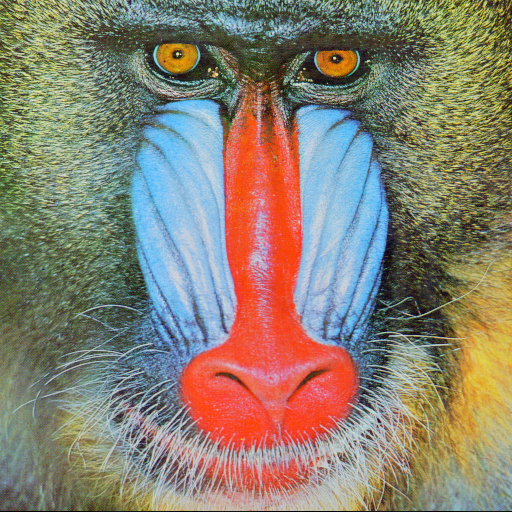
%> input picture TP1/mandrill.bmp, 512 x 512 px
$ octave tp1.m   (GNU Octave 9; MATLAB toolbox functions it lacks are replaced by stand-ins)
%> lines starting %> are read from the running program, lines starting %| are printed output that depends on the picture; in (x1, y1, x2, y2) boxes, pixels count from 0 and x2, y2 are one past the last pixel; in counts of white or black regions, pixels touching at a corner belong together; the program's own positions count from 1
### TP1/print_image.m
function  print_image(matrix,filename, func)

    figure('visible', 'off')
    title(filename)
    if func == 1
        imshow(matrix,[])
    elseif func == 2
        histogram(matrix)
    end
    axis off
    print(filename,'-djpeg');

end

### TP1/tp1.m
clear;
close all;
imdata = imread('mandrill.bmp');
%> imdata is the input picture: size 512x512x3 uint8; mean R, G, B 137.4, 128.9, 113.1
sizeIm = size(imdata)
%> sizeIm = [512 512 3]
nbOctets = sizeIm(1) * sizeIm(2) * sizeIm(3)
%> nbOctets = 786432
imfinfo('mandrill.bmp')

fprintf("2. Quantification")
fprintf("Infos sur les niveaux de gris")
imfinfo('cameraman.jpg')

fprintf("R閐uction du niveau de gris de l'image (modifier le param鑤re 'reduced')\n")
DO_GRAYSCALE = true;

if DO_GRAYSCALE
    im_cameraman = imread('cameraman.jpg');
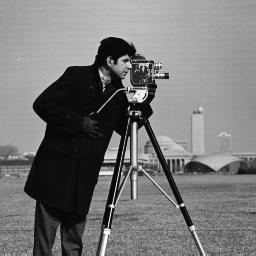
%> input picture TP1/cameraman.jpg, 256 x 256 px
%> im_cameraman is the input picture: size 256x256 uint8; min 0, max 255, mean 118.7
    scales = [1:8];

    for reduced = scales
        im_reduced = im_cameraman;
        im_reduced = im_reduced/(2.^reduced);
        im_reduced = im_reduced*(2.^reduced);
        print_image(im_reduced,strcat('cameraman_grayscale_x',num2str(2.^(8-reduced+1))), 1);
    end
end

fprintf("Downscale l'image\n")
down2 = im_cameraman(1:2:end,1:2:end);
down4 = im_cameraman(1:4:end,1:4:end);

print_image(down2,'cameraman_downscale_2',1);

print_image(down4,'cameraman_downscale_4',1);

fprintf("Upscale l'image\n")
% Fonctionne pas...
[x_up2,y_up2] = meshgrid(1:128);
interp_up2 = interp2(double(down2),x_up2,y_up2);

[x_up4,y_up4] = meshgrid(1:64);
interp_up4 = interp2(double(down4),x_up4,y_up4);

%figure
%imagesc(interp_up2)
%colormap gray
%axis off
print_image(interp_up2,'cameraman_interp_up_2',1);

%figure
%imagesc(interp_up4)
%colormap gray
%axis off
print_image(interp_up4,'cameraman_interp_up_4',1);

%%%%%%%%%%%%%%%%%%%%%%%%%%%%%%%%%%%%%%%%%%%%%%%%%%%%%%%%%%%%%%%%%
fprintf("Espaces colorim閠riques\n")
pool = imread('pool.jpg');
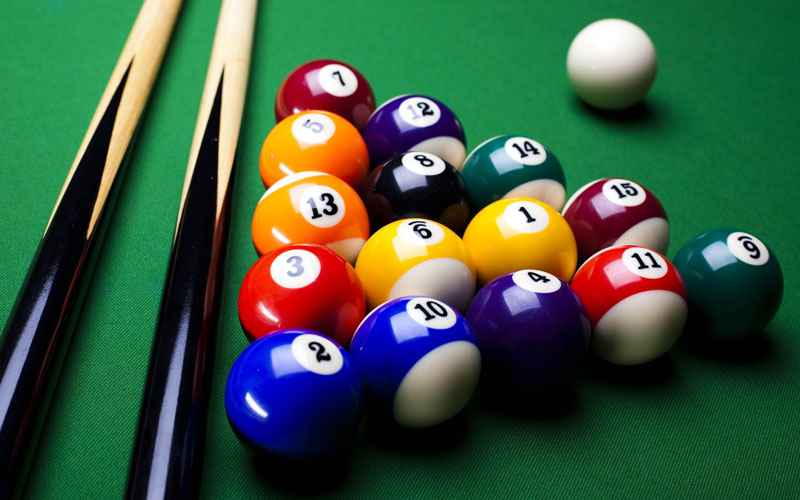
%> input picture TP1/pool.jpg, 800 x 500 px
%> pool is the input picture: size 500x800x3 uint8; mean R, G, B 61.7, 90.4, 66.5
colors = ["red";"green";"blue"];
colors_min = [];
colors_max = [];

for i = 1:3
    print_image(pool(:,:,1),strcat('pool_',colors(i),'_to_gray'),1);
    color = pool;
    removing = (1:3);
    removing(i) = [];
    color(:,:,removing) = 0;
    print_image(color,'pool_red',1);
    colors_min(i) = min(nonzeros(color));
    colors_max(i) = max(nonzeros(color));
end
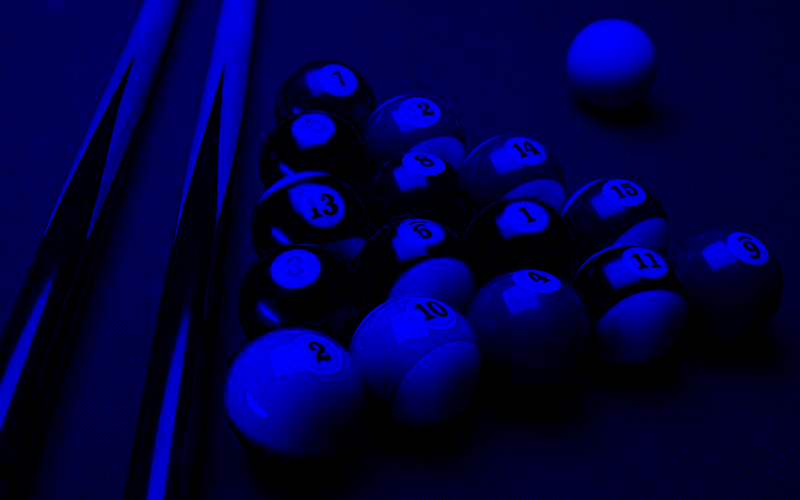
%> color: size 500x800x3 uint8; mean R, G, B 0, 0, 66.5
%> after the loop, colors_max = [255 255 255]; colors_min = [1 1 1]; removing = [1 2]

% [13 lines of commented-out code are left out]
end
%}

%%%%%%%%%%%%%%%%%%%%%%%%%%%%%%%%%%%%%%%%%%%%%%%%%%%%%%%%%%%%%%%%%%%%%%%%
fprintf('7 diff閞ences\n');

im1 = imread('erreurs_7_1.jpg');
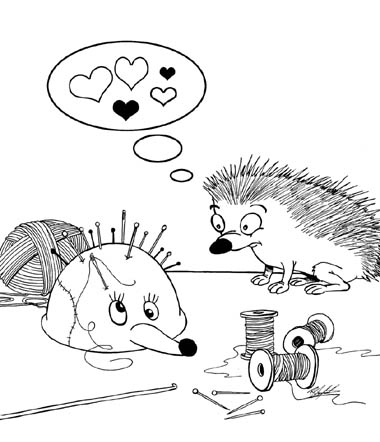
%> input picture TP1/erreurs_7_1.jpg, 380 x 442 px
%> im1 is the input picture: size 442x380x3 uint8; min 0, max 255, mean 234.6
im2 = imread('erreurs_7_2.jpg');
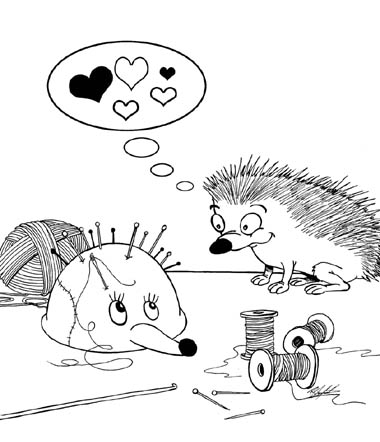
%> input picture TP1/erreurs_7_2.jpg, 380 x 442 px
%> im2 is the input picture: size 442x380x3 uint8; min 0, max 255, mean 233.9

diff = abs(im1-im2) + abs(im2-im1);
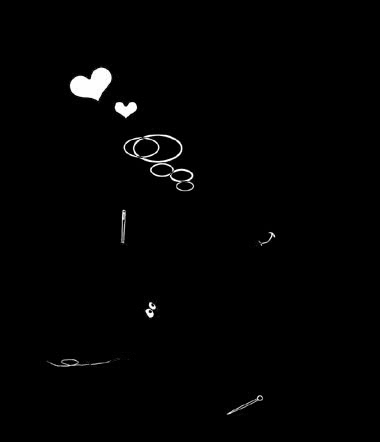
%> diff: size 442x380x3 uint8; min 0, max 255, mean 2.9
print_image(diff, '7 differences',1);

im1_m = im1;
im1_m(:,:,1) = im1_m(:,:,1) + diff(:,:,1);
%> im1_m: size 442x380x3 uint8; 2.22% of pixels changed, all inside (x1, y1, x2, y2) = (64, 64, 264, 416)
print_image(im1_m,'Image 1 with diff',1);

im2_m = im2;
im2_m(:,:,1) = im2_m(:,:,1) + diff(:,:,1);
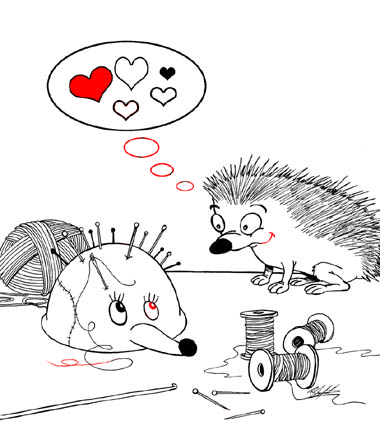
%> im2_m: size 442x380x3 uint8; 2.49% of pixels changed, all inside (x1, y1, x2, y2) = (40, 64, 280, 416)
print_image(im2_m,'Image 2 with diff',1);


%figure, axis on, histogram(R(:,:,1));
